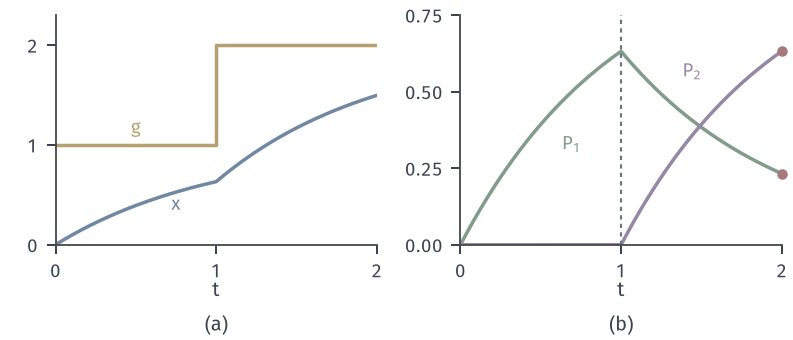

Write Python code to recreate this figure.
from pathlib import Path
import sys
sys.path.insert(0, str(Path(__file__).resolve().parents[1]/"odesens-common"))
from common import *
HERE = Path(__file__).resolve().parent
# 目标：x'=-x+g(t)，g 在 [0,1)、[1,2) 上分别取 theta1=1, theta2=2，x0=0；P_j 的变分方程在开关处有折点。
fig, axes = figure(width_mm=112, height_mm=48, ncols=2)
panel(fig, .07, .985, .955, .28, .26)
ts = np.linspace(0, 2, 2001); th = (1., 2.)
e1 = lambda t: 1. if t < 1 else 0.
e2 = lambda t: 0. if t < 1 else 1.
def F(t, z): return np.array([-z[0]+th[0]*e1(t)+th[1]*e2(t), -z[1]+e1(t), -z[2]+e2(t)])
Z = rk4(F, [0., 0., 0.], ts)
ax = axes[0]; ax.step([0, 1, 2], [1, 2, 2], where='post', color=YELLOW, lw=1.4); ax.plot(ts, Z[:, 0], color=BLUE, lw=1.4)
ax.text(.5, 1.08, '$g$', color=YELLOW, fontsize=7.5, ha='center', va='bottom'); ax.text(.72, .35, '$x$', color=BLUE, fontsize=7.5, ha='left')
ax.set_xlim(0, 2); ax.set_ylim(0, 2.3); ax.set_xticks([0, 1, 2]); ax.set_yticks([0, 1, 2]); ax.set_xlabel('$t$', labelpad=0)
ax = axes[1]; ax.plot(ts, Z[:, 1], color=GREEN, lw=1.4); ax.plot(ts, Z[:, 2], color=PURPLE, lw=1.4)
ax.vlines(1, 0, .75, color=MUTED, lw=.85, ls=(0, (2, 2)))
ax.plot([2, 2], [Z[-1, 1], Z[-1, 2]], 'o', ms=4.2, color=RED, mew=0, zorder=5, clip_on=False)
ax.text(.75, .3, '$P_1$', color=GREEN, fontsize=7.5, ha='right', va='bottom'); ax.text(1.5, .55, '$P_2$', color=PURPLE, fontsize=7.5, ha='right')
ax.set_xlim(0, 2); ax.set_ylim(0, .75); ax.set_xticks([0, 1, 2]); ax.set_yticks([0, .25, .5, .75]); ax.set_xlabel('$t$', labelpad=0)
tags(fig, axes)
print(Z[-1], np.exp(-1)*(1-np.exp(-1)), 1-np.exp(-1))
save(fig, HERE, 'figure', {'theta': th, 'finals': Z[-1].tolist()})
